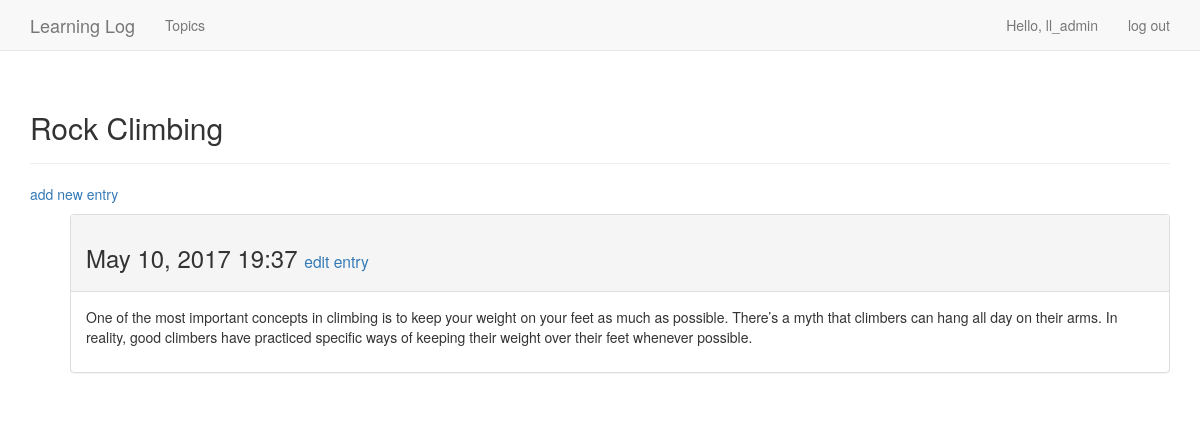
The page /topics/2/ (signed in) on the database its author committed.
### learning_logs/models.py (models this page shows, shortened)
class Topic(models.Model):
    text = models.CharField(max_length=200)
    date_added = models.DateTimeField(auto_now_add=True)
    owner = models.ForeignKey(User)
    def __str__(self):
        return self.text

class Entry(models.Model):
    topic = models.ForeignKey(Topic)
    text = models.TextField()
    date_added = models.DateTimeField(auto_now_add=True)
    class Meta:
        verbose_name_plural = 'entries'

### learning_logs/views.py (the view)
# urls.py: url(r'^topics/(?P<topic_id>\d+)/$', views.topic, name='topic'),
@login_required
def topic(request, topic_id):
    topic = Topic.objects.get(id=topic_id)
    check_topic_owner(topic.owner, request.user)
    entries = topic.entry_set.order_by('-date_added')
    context = {'topic':topic, 'entries': entries}
    return render(request, 'learning_logs/topic.html', context)

### learning_logs/views.py (called while the page is built)
def check_topic_owner(topic, user):
    if topic != user:
        raise Http404

### learning_logs/templates/learning_logs/topic.html (shortened to what this page needs)
{% extends 'learning_logs/base.html' %}
{% block header %}
    <h2>{{topic}}</h2>
{% endblock header %}
{% block content %}
    <p>
        <a href="{% url 'learning_logs:new_entry' topic.id%}">add new entry</a>
    </p>
    <ul>
    {% for entry in entries %}
    <div class="panel panel-default">
        <div class="panel-heading">
            <h3>
                {{entry.date_added|date:'M d, Y H:i'}}
                <small>
                    <a href="{% url 'learning_logs:edit_entry' entry.id %}">edit entry</a>
                </small>
            </h3>
        </div>
        <div class="panel-body">
            {{entry.text|linebreaks}}
        </div>
    </div>
    {% empty %}
        <li>
            There are no entries for this topic yet.
        </li>
    {% endfor %}
    </ul>
{% endblock content %}

### learning_logs/templates/learning_logs/base.html (shortened to what this page needs)
{% load bootstrap3 %}
<!DOCTYPE html>
<html lang="en">
    <head>
        {% bootstrap_css %}
    </head>
    <body>
        <nav class="navbar navbar-default navbar-static-top">
            <div class="container">
                <div class="navbar-header">
                    <a class="navbar-brand" href="{% url 'learning_logs:index' %}">Learning Log</a>
                </div>
                <div id="navbar" class="navbar-collapse collapse">
                    <ul class="nav navbar-nav">
                        <li><a href="{% url 'learning_logs:topics' %}">Topics</a></li>
                    </ul>
                    <ul class="nav navbar-nav navbar-right">
                        {% if user.is_authenticated %}
                            <li><a>Hello, {{user.username}}</a></li>
                            <li><a href="{% url 'users:logout' %}">log out</a></li>
                        {% else %}
                            <li><a href="{% url 'users:register' %}">register</a></li>
                            <li><a href="{% url 'users:login' %}">log in</a></li>
                        {% endif %}
                    </ul>
                </div>
            </div>
        </nav>
        <div class="container">
            <div class="page-header">
                {% block header %}{% endblock header %}
            </div>
            <div>
                {% block content %}{% endblock content %}
            </div>
        </div>
    </body>
</html>

### rows shown on the page
Topic: text "Rock Climbing"
Entry: date_added "May 10, 2017 19:37", text "One of the most important concepts in climbing is to keep your weight on your feet as much as possible. There’s a myth that climbers can hang all day on their arms. In reality, good climbers have practiced specific ways of keeping their weight over their feet whenever possible."

### other values the page prints
{{ user.username }} "ll_admin"
